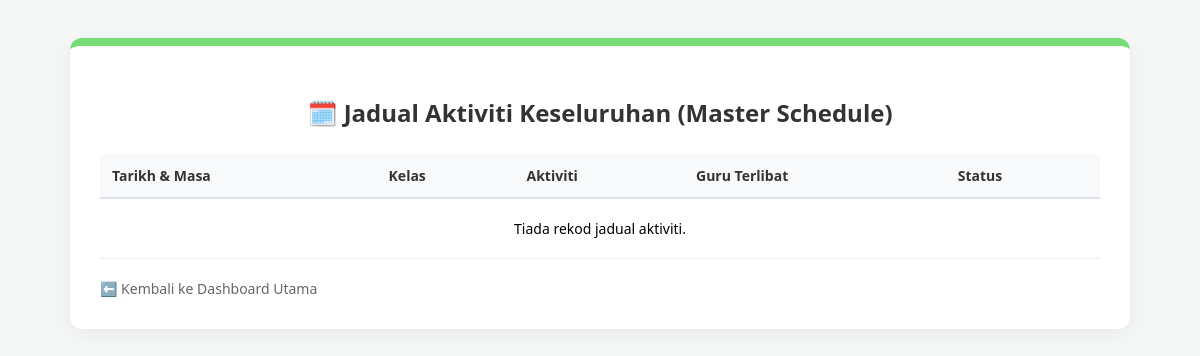
The page /jadual_aktiviti.php (signed in) on the database as committed earlier.
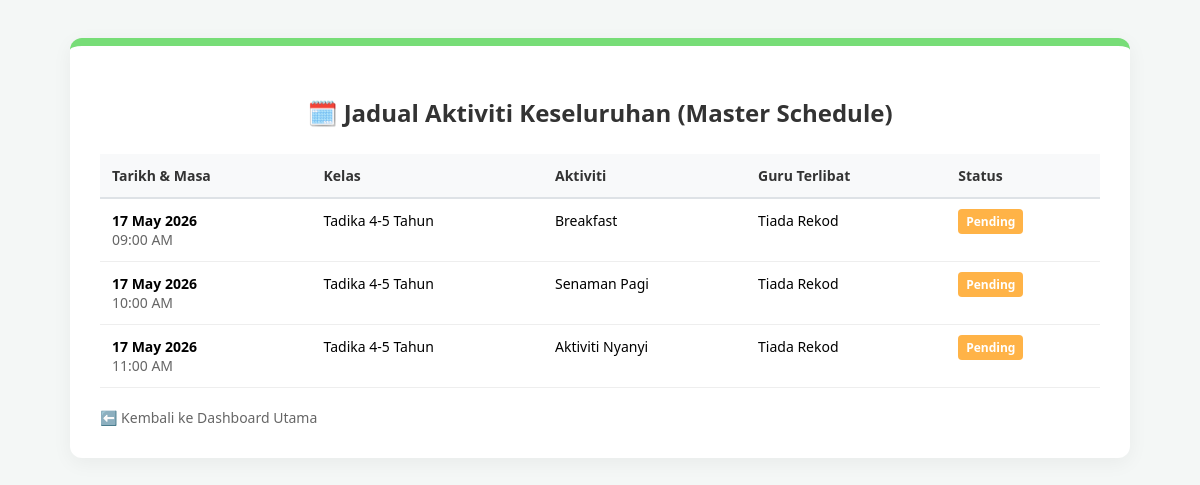
The same page on the database as committed later.
### tables this page shows
CREATE TABLE `activity_schedules` (
  `id` int(11) NOT NULL,
  `teacher_id` int(11) NOT NULL,
  `class_group` enum('Tadika 4-5 Tahun','Tadika 6 Tahun','KAFA Care','Aktiviti Taska') NOT NULL,
  `activity_date` date NOT NULL,
  `activity_time` varchar(20) NOT NULL,
  `activity_name` varchar(255) NOT NULL,
  `status` enum('Pending','Completed') DEFAULT 'Pending',
  `created_at` timestamp NOT NULL DEFAULT current_timestamp()
);

### jadual_aktiviti.php (the view, shortened to what this page needs)
<?php
require 'db.php';
$sql = "SELECT a.*, t.full_name AS teacher_name
        FROM activity_schedules a
        LEFT JOIN teachers t ON a.teacher_id = t.id
        ORDER BY a.activity_date DESC, a.activity_time ASC";
$result = $conn->query($sql);
?>
<!DOCTYPE html>
<html lang="ms">
<head>
</head>
<body>
    <div class="container">
        <h2>🗓️ Jadual Aktiviti Keseluruhan (Master Schedule)</h2>
        <table>
            <thead>
                <tr>
                    <th>Tarikh & Masa</th>
                    <th>Kelas</th>
                    <th>Aktiviti</th>
                    <th>Guru Terlibat</th>
                    <th>Status</th>
                </tr>
            </thead>
            <tbody>
                <?php if ($result && $result->num_rows > 0): ?>
                    <?php while ($row = $result->fetch_assoc()): ?>
                        <tr>
                            <td>
                                <strong><?php echo date('d M Y', strtotime($row['activity_date'])); ?></strong><br>
                                <span style="color: #666;"><?php echo htmlspecialchars($row['activity_time']); ?></span>
                            </td>
                            <td><?php echo htmlspecialchars($row['class_group']); ?></td>
                            <td><?php echo htmlspecialchars($row['activity_name']); ?></td>
                            <td><?php echo htmlspecialchars($row['teacher_name'] ?? 'Tiada Rekod'); ?></td>
                            <td>
                                <span class="badge <?php echo ($row['status'] == 'Completed') ? 'bg-completed' : 'bg-pending'; ?>">
                                    <?php echo htmlspecialchars($row['status']); ?>
                                </span>
                            </td>
                        </tr>
                    <?php endwhile; ?>
                <?php else: ?>
                    <tr><td colspan="5" style="text-align:center; padding:20px;">Tiada rekod jadual aktiviti.</td></tr>
                <?php endif; ?>
            </tbody>
        </table>
        <a href="home.php" class="btn-back">⬅️ Kembali ke Dashboard Utama</a>
    </div>
</body>
</html>

### jadual_aktiviti.php (style rules this page uses)
body { font-family: 'Segoe UI', sans-serif; background-color: #f4f7f6; padding: 30px; }
.container { background: white; padding: 30px; border-radius: 12px; box-shadow: 0 5px 20px rgba(0,0,0,0.05); width: 100%; max-width: 1000px; margin: auto; border-top: 8px solid #77dd77; }
h2 { color: #333; margin-bottom: 25px; text-align: center; }
table { width: 100%; border-collapse: collapse; font-size: 14px; }
th { background-color: #f8f9fa; padding: 12px; text-align: left; border-bottom: 2px solid #dee2e6; color: #333; }
td { padding: 12px; border-bottom: 1px solid #eee; vertical-align: top; }
.badge { padding: 4px 8px; border-radius: 4px; font-size: 12px; font-weight: bold; color: white; }
.bg-pending { background-color: #ffb347; }
.btn-back { display: inline-block; margin-top: 20px; text-decoration: none; color: #666; font-size: 14px; }

Rows that differ between the two databases and show on the page:
added activity_schedules: activity_date "17 May 2026", activity_time "09:00 AM", class_group "Tadika 4-5 Tahun", activity_name "Breakfast", teacher_name "Tiada Rekod", status "Pending"
added activity_schedules: activity_date "17 May 2026", activity_time "10:00 AM", class_group "Tadika 4-5 Tahun", activity_name "Senaman Pagi", teacher_name "Tiada Rekod", status "Pending"
added activity_schedules: activity_date "17 May 2026", activity_time "11:00 AM", class_group "Tadika 4-5 Tahun", activity_name "Aktiviti Nyanyi", teacher_name "Tiada Rekod", status "Pending"
Other text that changed with them:
text no longer shown: "Tiada rekod jadual aktiviti."
